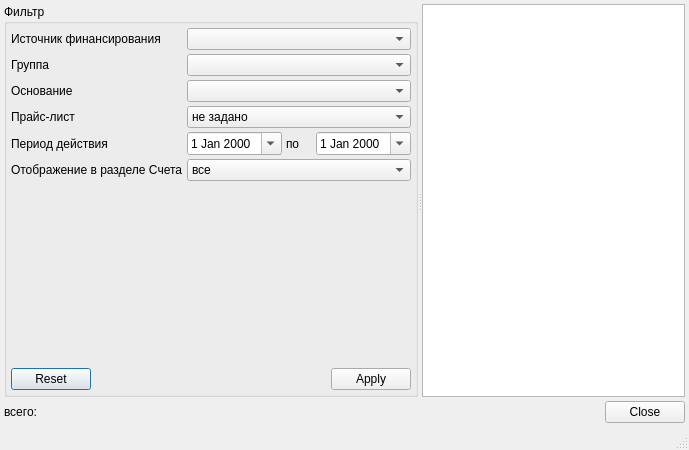
<?xml version="1.0" encoding="UTF-8"?>
<ui version="4.0">
 <class>ContractItemsListDialog</class>
 <widget class="QDialog" name="ContractItemsListDialog">
  <property name="windowModality">
   <enum>Qt::ApplicationModal</enum>
  </property>
  <property name="geometry">
   <rect>
    <x>0</x>
    <y>0</y>
    <width>689</width>
    <height>450</height>
   </rect>
  </property>
  <property name="windowTitle">
   <string>Список записей</string>
  </property>
  <property name="sizeGripEnabled">
   <bool>true</bool>
  </property>
  <property name="modal">
   <bool>true</bool>
  </property>
  <layout class="QGridLayout" name="gridLayout_2">
   <property name="margin">
    <number>4</number>
   </property>
   <property name="spacing">
    <number>4</number>
   </property>
   <item row="0" column="0" colspan="2">
    <widget class="QSplitter" name="splitter">
     <property name="orientation">
      <enum>Qt::Horizontal</enum>
     </property>
     <widget class="QGroupBox" name="grbContractItemsFilter">
      <property name="title">
       <string>Фильтр</string>
      </property>
      <layout class="QGridLayout" name="gridLayout">
       <property name="margin">
        <number>4</number>
       </property>
       <property name="spacing">
        <number>4</number>
       </property>
       <item row="0" column="0">
        <widget class="QLabel" name="lblFinanceSource">
         <property name="text">
          <string>Источник финансирования</string>
         </property>
         <property name="wordWrap">
          <bool>true</bool>
         </property>
        </widget>
       </item>
       <item row="0" column="1" colspan="3">
        <widget class="CRBComboBox" name="cmbFinanceSource"/>
       </item>
       <item row="2" column="0">
        <widget class="QLabel" name="lblResolution">
         <property name="text">
          <string>Основание</string>
         </property>
        </widget>
       </item>
       <item row="2" column="1" colspan="3">
        <widget class="CStrComboBox" name="cmbResolution"/>
       </item>
       <item row="4" column="0">
        <widget class="QLabel" name="lblPriceList">
         <property name="text">
          <string>Прайс-лист</string>
         </property>
        </widget>
       </item>
       <item row="4" column="1" colspan="3">
        <widget class="QComboBox" name="cmbPriceList">
         <item>
          <property name="text">
           <string>не задано</string>
          </property>
         </item>
         <item>
          <property name="text">
           <string>да</string>
          </property>
         </item>
         <item>
          <property name="text">
           <string>нет</string>
          </property>
         </item>
        </widget>
       </item>
       <item row="5" column="0">
        <widget class="QLabel" name="lblPeriod">
         <property name="text">
          <string>Период действия</string>
         </property>
        </widget>
       </item>
       <item row="5" column="1">
        <widget class="CDateEdit" name="edtBegDate">
         <property name="calendarPopup">
          <bool>true</bool>
         </property>
        </widget>
       </item>
       <item row="5" column="2">
        <widget class="QLabel" name="label_6">
         <property name="text">
          <string>по</string>
         </property>
        </widget>
       </item>
       <item row="7" column="1">
        <spacer name="verticalSpacer">
         <property name="orientation">
          <enum>Qt::Vertical</enum>
         </property>
         <property name="sizeHint" stdset="0">
          <size>
           <width>83</width>
           <height>153</height>
          </size>
         </property>
        </spacer>
       </item>
       <item row="5" column="3">
        <widget class="CDateEdit" name="edtEndDate">
         <property name="calendarPopup">
          <bool>true</bool>
         </property>
        </widget>
       </item>
       <item row="8" column="0" colspan="4">
        <widget class="QDialogButtonBox" name="buttonBoxFilterContract">
         <property name="standardButtons">
          <set>QDialogButtonBox::Apply|QDialogButtonBox::Reset</set>
         </property>
        </widget>
       </item>
       <item row="1" column="1" colspan="3">
        <widget class="CStrComboBox" name="cmbGrouping"/>
       </item>
       <item row="1" column="0">
        <widget class="QLabel" name="lblGrouping">
         <property name="text">
          <string>Группа</string>
         </property>
        </widget>
       </item>
       <item row="6" column="1" colspan="3">
        <widget class="QComboBox" name="cmbEnableInAccounts">
         <item>
          <property name="text">
           <string>все</string>
          </property>
         </item>
         <item>
          <property name="text">
           <string>отображаются</string>
          </property>
         </item>
         <item>
          <property name="text">
           <string>не отображаются</string>
          </property>
         </item>
        </widget>
       </item>
       <item row="6" column="0">
        <widget class="QLabel" name="lblEnableInAccounts">
         <property name="text">
          <string>Отображение в разделе Счета</string>
         </property>
        </widget>
       </item>
      </layout>
     </widget>
     <widget class="CTableView" name="tblItems">
      <property name="whatsThis">
       <string comment="ура!">список записей</string>
      </property>
      <property name="tabKeyNavigation">
       <bool>false</bool>
      </property>
      <property name="alternatingRowColors">
       <bool>true</bool>
      </property>
     </widget>
    </widget>
   </item>
   <item row="1" column="0">
    <layout class="QHBoxLayout">
     <property name="spacing">
      <number>4</number>
     </property>
     <property name="margin">
      <number>0</number>
     </property>
     <item>
      <widget class="QLabel" name="label">
       <property name="text">
        <string>всего: </string>
       </property>
      </widget>
     </item>
     <item>
      <spacer>
       <property name="orientation">
        <enum>Qt::Horizontal</enum>
       </property>
       <property name="sizeHint" stdset="0">
        <size>
         <width>40</width>
         <height>20</height>
        </size>
       </property>
      </spacer>
     </item>
    </layout>
   </item>
   <item row="1" column="1">
    <widget class="QDialogButtonBox" name="buttonBox">
     <property name="standardButtons">
      <set>QDialogButtonBox::Close</set>
     </property>
    </widget>
   </item>
   <item row="2" column="0">
    <widget class="QStatusBar" name="statusBar">
     <property name="sizePolicy">
      <sizepolicy hsizetype="Preferred" vsizetype="Fixed">
       <horstretch>0</horstretch>
       <verstretch>0</verstretch>
      </sizepolicy>
     </property>
     <property name="toolTip">
      <string>A status bar</string>
     </property>
     <property name="whatsThis">
      <string>A status bar.</string>
     </property>
     <property name="sizeGripEnabled">
      <bool>false</bool>
     </property>
    </widget>
   </item>
  </layout>
 </widget>
 <customwidgets>
  <customwidget>
   <class>CTableView</class>
   <extends>QTableView</extends>
   <header>library/TableView.h</header>
  </customwidget>
  <customwidget>
   <class>CDateEdit</class>
   <extends>QDateEdit</extends>
   <header>library/DateEdit.h</header>
  </customwidget>
  <customwidget>
   <class>CRBComboBox</class>
   <extends>QComboBox</extends>
   <header>library/crbcombobox.h</header>
  </customwidget>
  <customwidget>
   <class>CStrComboBox</class>
   <extends>QComboBox</extends>
   <header>library/StrComboBox.h</header>
  </customwidget>
 </customwidgets>
 <tabstops>
  <tabstop>tblItems</tabstop>
  <tabstop>cmbFinanceSource</tabstop>
  <tabstop>cmbGrouping</tabstop>
  <tabstop>cmbResolution</tabstop>
  <tabstop>cmbPriceList</tabstop>
  <tabstop>edtBegDate</tabstop>
  <tabstop>edtEndDate</tabstop>
  <tabstop>cmbEnableInAccounts</tabstop>
  <tabstop>buttonBoxFilterContract</tabstop>
  <tabstop>buttonBox</tabstop>
 </tabstops>
 <resources/>
 <connections>
  <connection>
   <sender>buttonBox</sender>
   <signal>rejected()</signal>
   <receiver>ContractItemsListDialog</receiver>
   <slot>close()</slot>
   <hints>
    <hint type="sourcelabel">
     <x>623</x>
     <y>409</y>
    </hint>
    <hint type="destinationlabel">
     <x>626</x>
     <y>425</y>
    </hint>
   </hints>
  </connection>
 </connections>
</ui>
